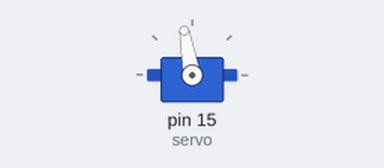
A sketch run on a simulated Arduino Uno, built with avr-gcc and run on an emulated ATmega328P. Shown: servo.

Above: at 0.05 s.
Timing chart, 0 to 4.6 s (numbered marks = the images above):
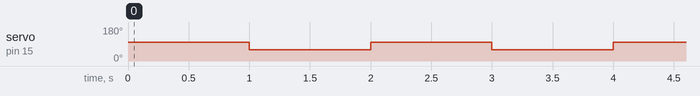

The sketch:

rabo4aServo.ino
```cpp
#include <Servo.h> //используем библиотеку для работы с сервоприводом

Servo servo; //объявляем переменную servo типа Servo

void setup() //процедура setup

{

servo.attach(15); //привязываем привод к порту 10

}

void loop() //процедура loop

{

servo.write(100); //ставим вал под 0
delay(1000);
servo.write(60); //ставим вал под 0
delay(1000);


}
```

Measured:
- by itself, servo on pin 15 (servo): alternates 100° for 1.0 s and 60° for 1.0 s
